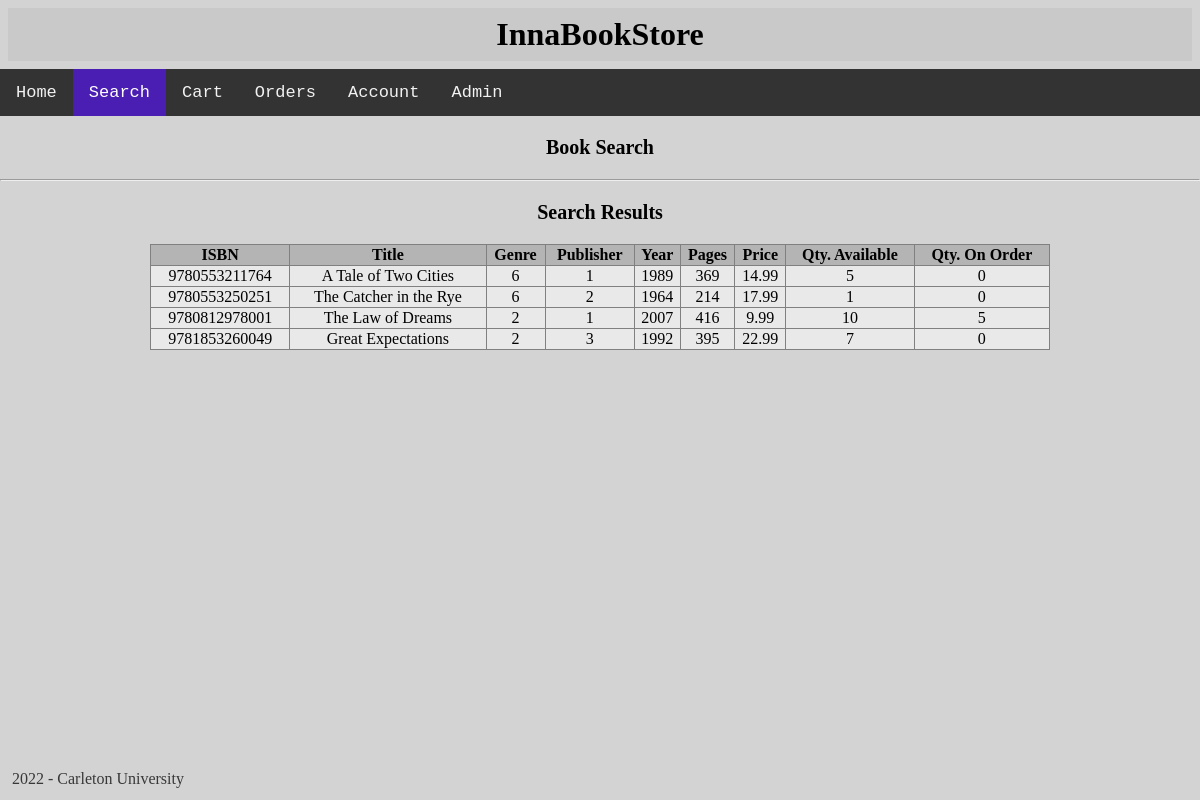
Before: /search with the older database file.
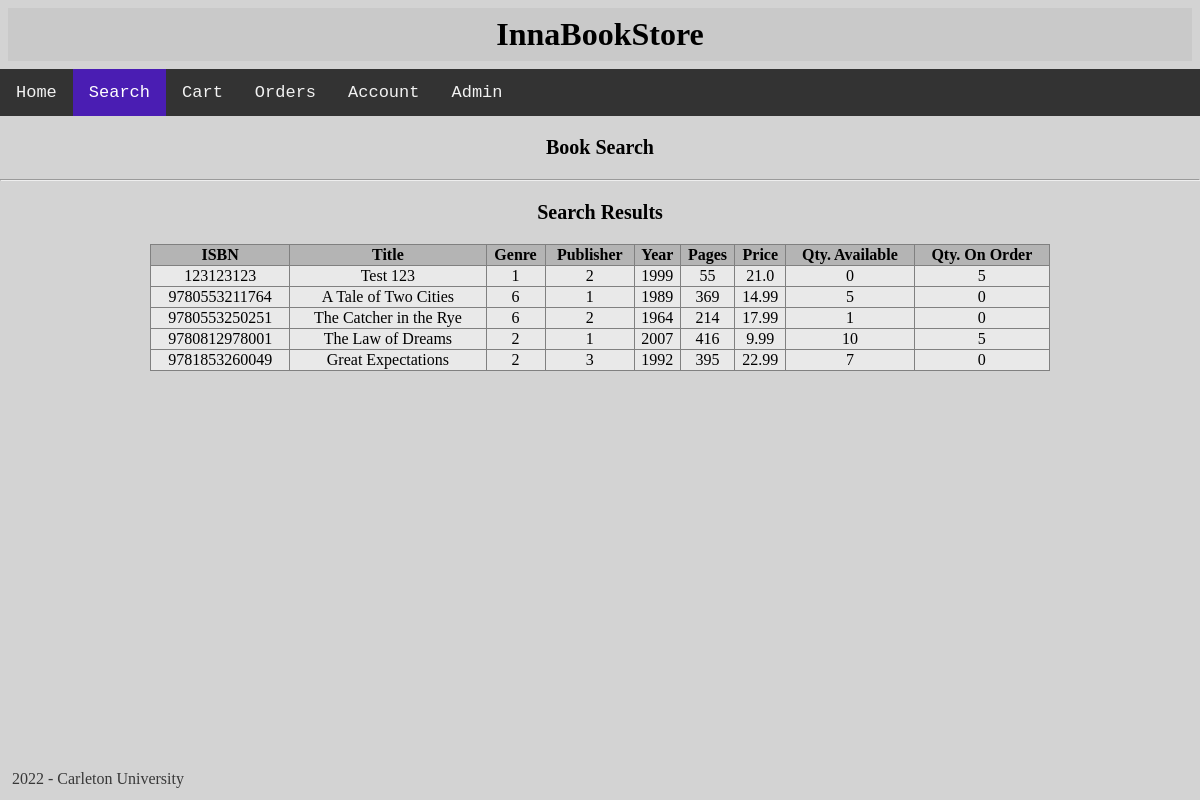
After: the same page with the newer database file.
### tables this page shows
CREATE TABLE book (
    isbn INTEGER PRIMARY KEY,
    title TEXT NOT NULL,
    genre_id INTEGER,
    publisher_id INTEGER NOT NULL,
    publishyear INTEGER,
    numpages INTEGER,
    currentprice REAL NOT NULL,
    qtyavail INTEGER NOT NULL,
    qtyonorder INTEGER NOT NULL
);

### main.py (the view)
@app.route('/search')
def search():
    c.execute('SELECT * FROM book')
    books = c.fetchall()
    return render_template('search.html', books = books)

### templates/search.html (shortened to what this page needs)
{% extends 'base.html' %}
{% block body %}
<div class="topnav">
    <a href="/">Home</a>
    <a class="active" href="/search">Search</a>
    <a href="/cart">Cart</a>
    <a href="/orders">Orders</a>
    <a href="/account">Account</a>
    <a href="/admin">Admin</a>
</div>
<h2>Book Search</h2>
<hr>
<h2>Search Results</h2>
<table style="width: 900px;">
    <thead>
        <th>ISBN</th>
        <th>Title</th>
        <th>Genre</th>
        <th>Publisher</th>
        <th>Year</th>
        <th>Pages</th>
        <th>Price</th>
        <th>Qty. Available</th>
        <th>Qty. On Order</th>
    </thead>
{% for item in books %}
    <tr>
        <td>{{item[0]}}</td>
        <td>{{item[1]}}</td>
        <td>{{item[2]}}</td>
        <td>{{item[3]}}</td>
        <td>{{item[4]}}</td>
        <td>{{item[5]}}</td>
        <td>{{item[6]}}</td>
        <td>{{item[7]}}</td>
        <td>{{item[8]}}</td>
    </tr>
{% endfor %}
</table>
{% endblock %}

Changed rows visible on the page:
added book: isbn "123123123", title "Test 123", genre "1", publisher "2", publishyear "1999", numpages "55", currentprice "21.0", qtyavail "0", qtyonorder "5"
